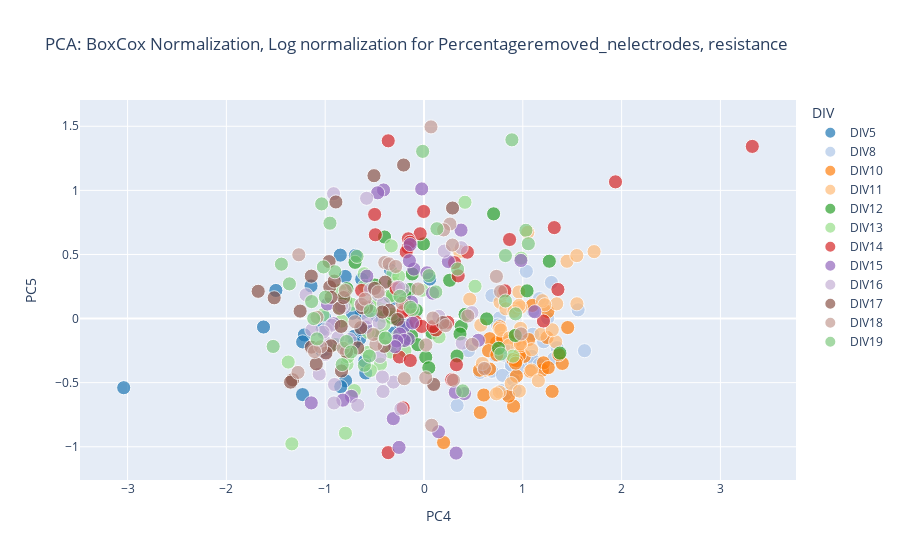

This figure's notebook cell:
### Code cell
# colors = list(mcolors.CSS4_COLORS.values())[:17]  # Get the first 17 colors from the CSS4_COLORS dictionary
colors = [
    '#1f77b4', '#aec7e8', '#ff7f0e', '#ffbb78', '#2ca02c', '#98df8a', 
    '#d62728', # Replaced invalid color with a valid hex color
    '#9467bd', '#c5b0d5', '#8c564b', '#c49c94', '#7fc97f', '#beaed4', 
    '#fdc086', '#ffff99', '#386cb0'
]
xa = 'PC4'
ya = 'PC5'
# Assuming colors is your list of 17 colors
color_map = {div_value: color for div_value, color in zip( pca_df['DIV'].unique(), colors)}

fig = px.scatter(pca_df, x=xa, y=ya, color='DIV', 
                 title='PCA: BoxCox Normalization,\nLog normalization for Percentage'\
                       'removed_nelectrodes, resistance', 
                 color_discrete_map=color_map, size_max=10, size=[10]*len(pca_df))

plot_file = f'../plots/PCA/BoxCox&Log/{os.path.basename(os.path.normpath(FOLDER_PATH))}/'\
                f'SansOutliers{xa}_{ya}.png'
ensure_dirs_exists(plot_file)
plot_html = f'../plots/PCA/BoxCox&Log/{os.path.basename(os.path.normpath(FOLDER_PATH))}/htmls/'\
                f'SansOutliers{xa}_{ya}.html'

ensure_dirs_exists(plot_html)
fig.write_html(plot_html)
fig.write_image(plot_file)
fig.show()
